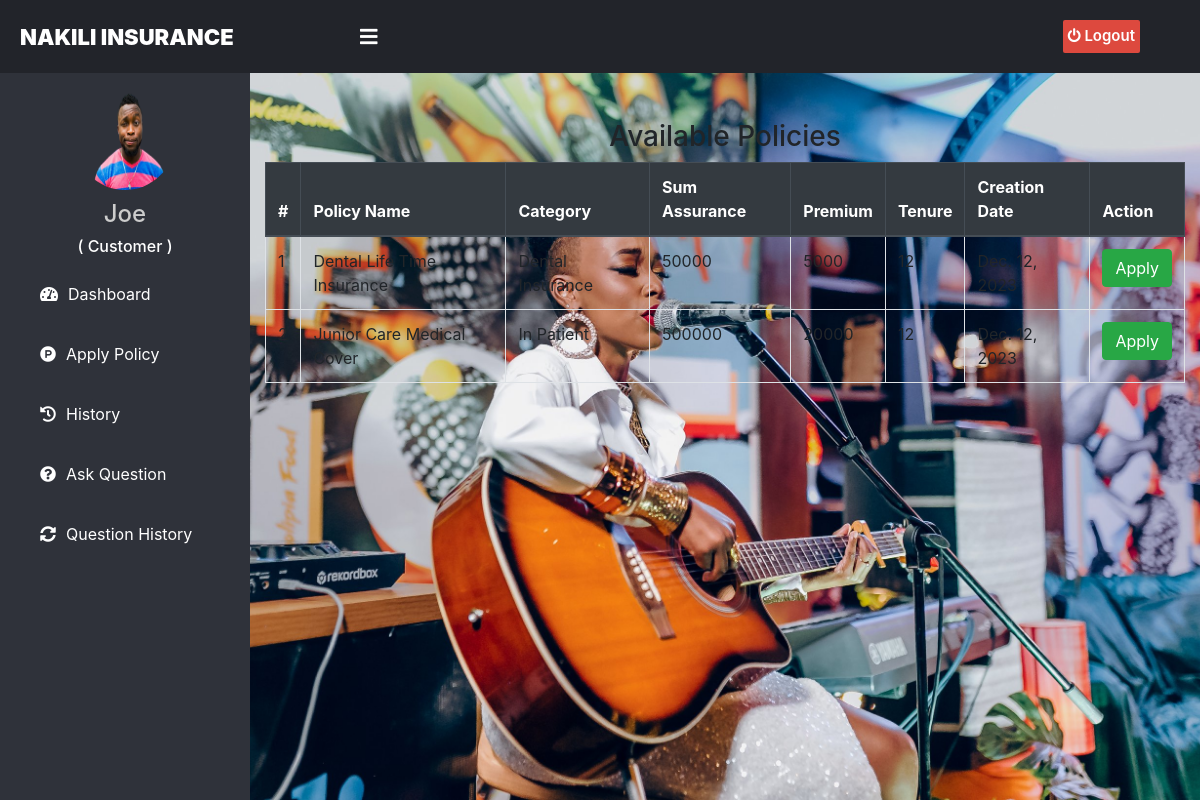
Page /customer/apply-policy (signed in) on the earlier database version.
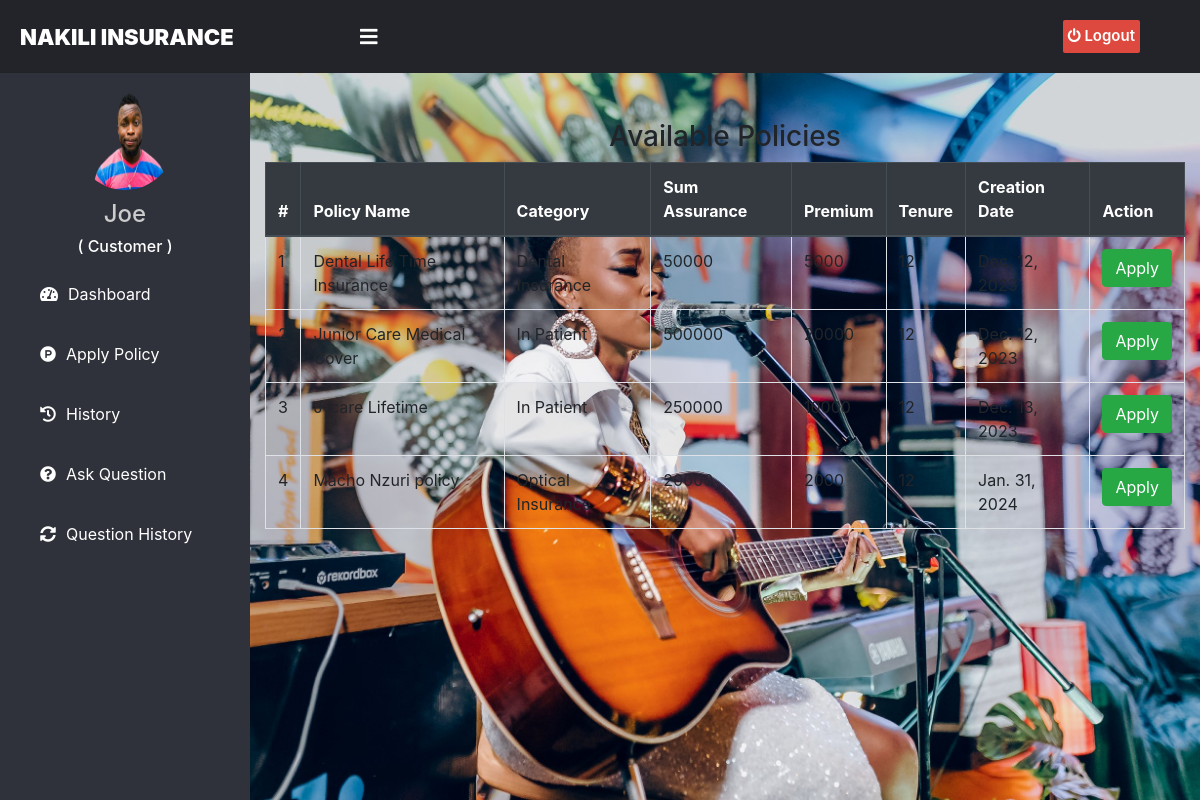
Same page on the later database version.
### customer/models.py (models this page shows, shortened)
class Customer(models.Model):
    user=models.OneToOneField(User,on_delete=models.CASCADE)
    profile_pic= models.ImageField(upload_to='profile_pic/Customer/',null=True,blank=True)
    address = models.CharField(max_length=40)
    mobile = models.CharField(max_length=20,null=False)

### insurance/models.py (models this page shows, shortened)
class Policy(models.Model):
    category= models.ForeignKey('Category', on_delete=models.CASCADE)
    policy_name=models.CharField(max_length=200)
    sum_assurance=models.PositiveIntegerField()
    premium=models.PositiveIntegerField()
    tenure=models.PositiveIntegerField()
    creation_date =models.DateField(auto_now=True)

class Category(models.Model):
    category_name =models.CharField(max_length=20)
    creation_date =models.DateField(auto_now=True)
    def __str__(self):
        return self.category_name

### customer/views.py (the view)
# urls.py: path('apply-policy', views.apply_policy_view,name='apply-policy'),
def apply_policy_view(request):
    customer = models.Customer.objects.get(user_id=request.user.id)
    policies = CMODEL.Policy.objects.all()
    return render(request,'customer/apply_policy.html',{'policies':policies,'customer':customer})

### templates/customer/apply_policy.html (shortened to what this page needs)
{% extends 'customer/customerbase.html' %}
{% block content %}
{%load static%}
<head>
  <link href="http://netdna.bootstrapcdn.com/bootstrap/4.0.0-beta/css/bootstrap.min.css" rel="stylesheet">
    <link rel="stylesheet" href="https://maxcdn.bootstrapcdn.com/bootstrap/4.4.1/css/bootstrap.min.css">
    <link href="https://maxcdn.bootstrapcdn.com/font-awesome/4.3.0/css/font-awesome.min.css" rel="stylesheet">
</head>
<div class="container">
  <div class="panel panel-primary">
    <div class="panel-heading">
      <h3 class="text-center">Available Policies</h3>
    </div>
    <table class="table table-hover table-striped table-bordered" id="dev-table">
      <thead class="thead-dark">
        <tr>
        <th>#</th>
          <th>Policy Name</th>
          <th> Category</th>
          <th> Sum Assurance</th>
          <th> Premium</th>
          <th> Tenure</th>
          <th> Creation Date</th>
          <th> Action</th>
        </tr>
      </thead>
      {% for t in policies %}
      <tr>
        <td> {{ forloop.counter }}</td>
        <td> {{t.policy_name}}</td>
        <td> {{t.category}}</td>
        <td> {{t.sum_assurance}}</td>
        <td> {{t.premium}}</td>
        <td> {{t.tenure}} </td>
        <td>{{t.creation_date}}</td>
        <td><a class="btn btn-success btn-xs" href="{% url 'apply' t.id  %}">Apply</a></td>
      </tr>
      {% endfor %}
    </table>
  </div>
</div>
<br><br><br><br><br><br>
{% endblock content %}

### templates/customer/customerbase.html (shortened to what this page needs)
<!DOCTYPE html>
{% load static %}
<html lang="en" dir="ltr">
<head>
  <link rel="stylesheet" href="https://cdnjs.cloudflare.com/ajax/libs/font-awesome/5.12.1/css/all.min.css">
</head>
<body>
  <header style="padding-top: 0px;">
    <label for="check">
      <i style="padding-left: 60px;margin-top: 17px;" class="fas fa-bars" id="sidebar_btn"></i>
    </label>
    <div class="left_area">
      <h3>Nakili Insurance</h3>
    </div>
    <div class="right_area">
      <a href="/logout" class="logout_btn"><i class="fa fa-power-off"></i> Logout</a>
    </div>
  </header>
  <div class="sidebar" style="margin-top:60px;">
    <center>
      <img src="{% static customer.profile_pic.url %}" class="profile_image" alt="">
      <h4>{{request.user.first_name}}</h4>
      <h6 style="color: rgb(255, 255, 255);">( Customer )</h6>
    </center>
    <a href="/customer/customer-dashboard"><i class="fas fa-tachometer-alt"></i><span>Dashboard</span></a>
    <a href="/customer/apply-policy"><i class="fab fa-product-hunt"></i><span>Apply Policy</span></a>
    <a href="/customer/history"><i class="fas fa-history"></i><span>History</span></a>
    <a href="/customer/ask-question"><i class="fas fa-question-circle"></i><span>Ask Question</span></a>
    <a href="/customer/question-history"><i class="fas fa-sync-alt"></i><span>Question History</span></a>
  </div>
  <div class="content">
    <br><br><br><br><br>
    {% block content %}
    {% endblock content %}
    <br><br><br>
  </div>
</body>
</html>

### templates/customer/customerbase.html (style rules this page uses)
a:link { text-decoration: none; }
body { margin: 0; padding: 0; font-family: "Gill Sans", sans-serif;; }
header { position: fixed; background: #22242A; padding: 20px; width: 100%; z-index: 1; }
.left_area h3 { color: #fff; margin: 0px; text-transform: uppercase; font-size: 22px; font-weight: 900; }
.logout_btn { padding: 5px; background: #dd493e; text-decoration: none; float: right; margin-top: -30px; margin-right: 40px; border-radius: 2px; font-size: 15px; font-weight: 600; color: #fff; transition: 0.5s; }
.sidebar { background: #2f323a; margin-top: 70px; padding-top: 30px; position: fixed; left: 0; width: 250px; height: 100%; transition: 0.5s; transition-property: left; }
.sidebar .profile_image { width: 100px; height: 100px; border-radius: 100px; margin-bottom: 10px; }
.sidebar h4 { color: #ccc; margin-top: 0; }
.sidebar a { color: #fff; display: block; width: 100%; line-height: 60px; text-decoration: none; padding-left: 40px; box-sizing: border-box; transition: 0.5s; }
.sidebar i { padding-right: 10px; }
label #sidebar_btn { z-index: 1; color: #fff; position: fixed; cursor: pointer; left: 300px; font-size: 20px; margin: 5px 0; transition: 0.5s; transition-property: color; }
.content { margin-left: 250px; background: url(static/profile_pic/Customer/phy2.jpeg) no-repeat center; background-size: cover; height: 100vh; transition: 0.5s; }

### templates/customer/apply_policy.html (style rules this page uses)
a:link { text-decoration: none; }
h6 { text-align: center; }
label #sidebar_btn { z-index: 1; color: #fff; position: fixed; cursor: pointer; left: 300px; padding-left: 60px; margin-top:15px; font-size: 20px; transition: 0.5s; transition-property: color; }

Differences in the rows shown:
added Policy: policy_name "J-care Lifetime", category "In Patient", sum_assurance "250000", premium "10000", tenure "12", creation_date "Dec. 13, 2023"
added Policy: policy_name "Macho Nzuri policy", category "Optical Insurance", sum_assurance "20000", premium "2000", tenure "12", creation_date "Jan. 31, 2024"
